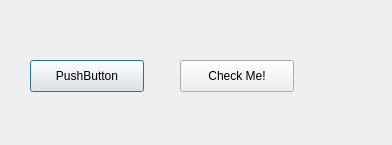
<?xml version="1.0" encoding="UTF-8"?>
<ui version="4.0">
 <class>MainDialog</class>
 <widget class="QDialog" name="MainDialog">
  <property name="geometry">
   <rect>
    <x>0</x>
    <y>0</y>
    <width>392</width>
    <height>145</height>
   </rect>
  </property>
  <property name="windowTitle">
   <string>MainDialog</string>
  </property>
  <widget class="QPushButton" name="pushButton">
   <property name="geometry">
    <rect>
     <x>30</x>
     <y>60</y>
     <width>114</width>
     <height>32</height>
    </rect>
   </property>
   <property name="text">
    <string>PushButton</string>
   </property>
  </widget>
  <widget class="QPushButton" name="checkMeButton">
   <property name="geometry">
    <rect>
     <x>180</x>
     <y>60</y>
     <width>114</width>
     <height>32</height>
    </rect>
   </property>
   <property name="text">
    <string>Check Me!</string>
   </property>
   <property name="checkable">
    <bool>true</bool>
   </property>
  </widget>
 </widget>
 <layoutdefault spacing="6" margin="11"/>
 <resources/>
 <connections/>
</ui>
